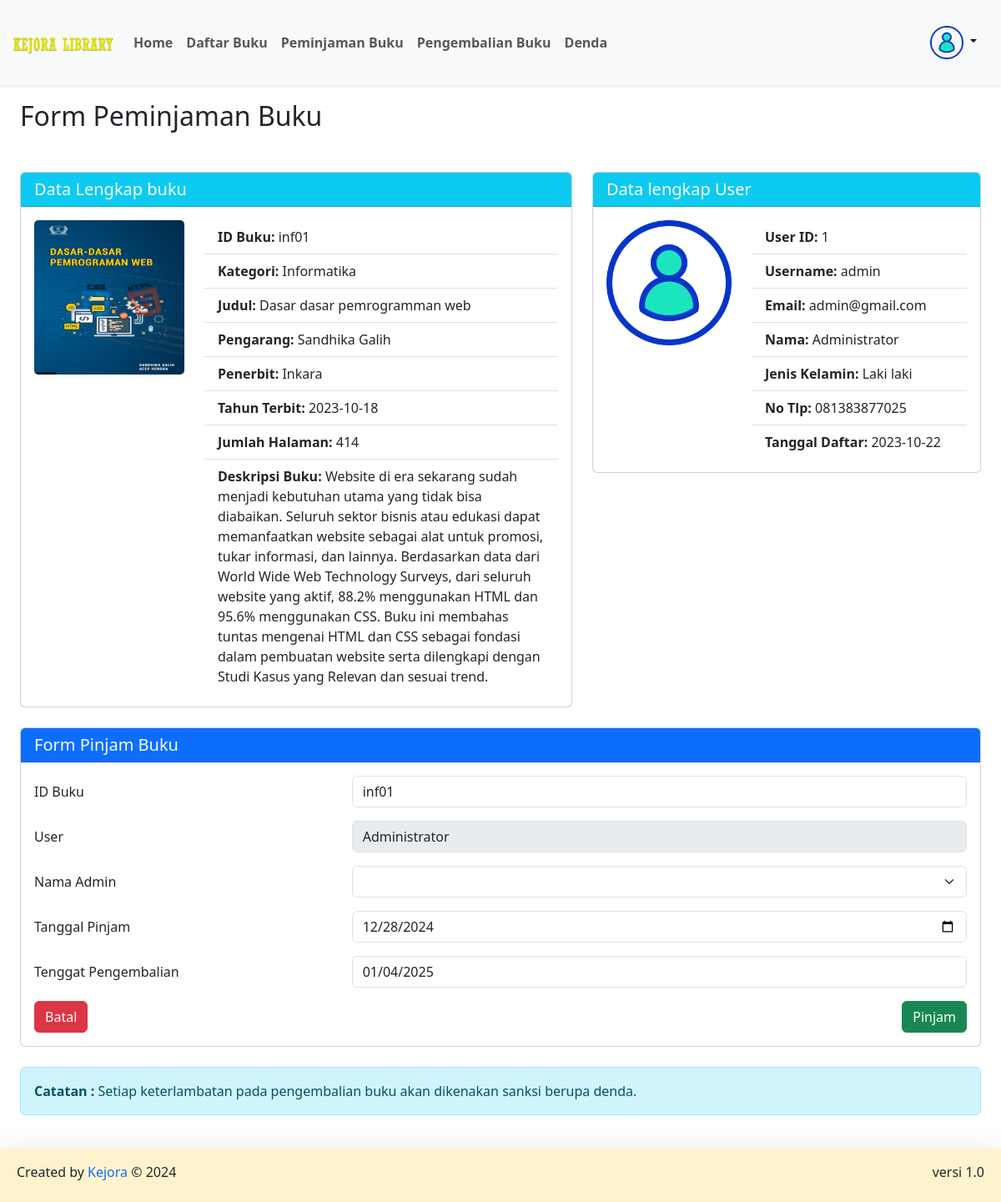
/user/pinjamBuku.php?id=inf01 (signed in), run on an earlier commit of the app's database.
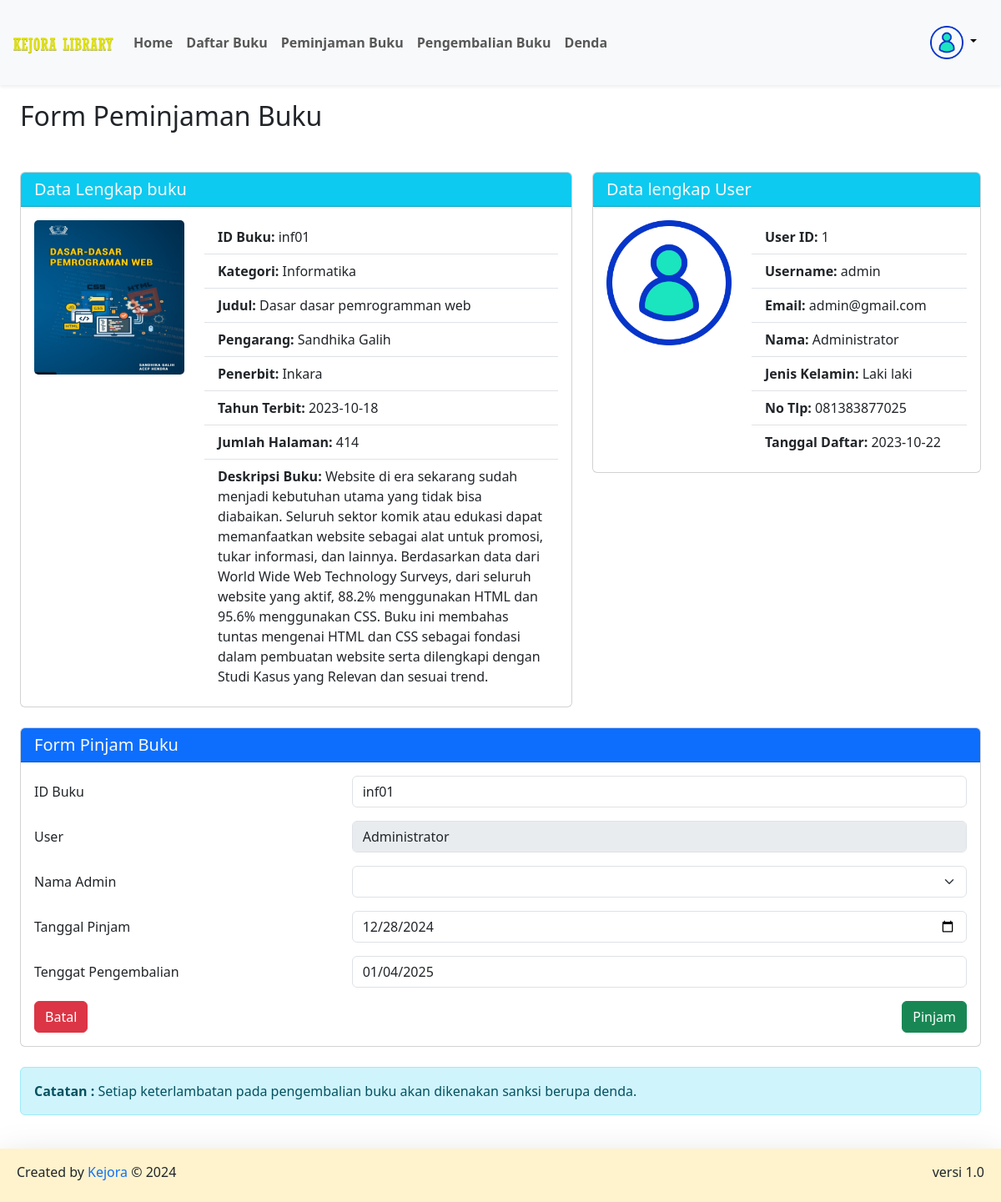
And on a later commit of the database.
### tables this page shows
CREATE TABLE
  `buku` (
    `cover` varchar(255) NOT NULL,
    `id_buku` varchar(20) NOT NULL,
    `kategori` varchar(255) NOT NULL,
    `judul` varchar(255) NOT NULL,
    `pengarang` varchar(255) NOT NULL,
    `penerbit` varchar(255) NOT NULL,
    `tahun_terbit` date NOT NULL,
    `jumlah_halaman` int NOT NULL,
    `buku_deskripsi` text NOT NULL
  );

CREATE TABLE
  `users` (
    `user_id` int NOT NULL,
    `email` varchar(100) DEFAULT NULL,
    `username` varchar(255) CHARACTER
    SET
      latin1 NOT NULL,
      `nama` varchar(255) NOT NULL,
      `password` varchar(255) NOT NULL,
      `jenis_kelamin` varchar(20) NOT NULL,
      `no_tlp` varchar(15) NOT NULL,
      `tgl_pendaftaran` date NOT NULL,
      `role` enum ('ADMIN', 'USER') NOT NULL
  );

### config/config.php (called while the page is built, shortened)
<?php
$host = "127.0.0.1";
$username = "root";
$password = "";
$database_name = "kejora_library";
$connection = mysqli_connect($host, $username, $password, $database_name);
function queryReadData($dataKategori)
{
  global $connection;
  $result = mysqli_query($connection, $dataKategori);
  $items = [];
  while ($item = mysqli_fetch_assoc($result)) {
    $items[] = $item;
  }
  return $items;
}

### user/pinjamBuku.php (the view, shortened to what this page needs)
<?php
require "../config/config.php";
$idBuku = $_GET["id"];
$query = queryReadData("SELECT * FROM buku WHERE id_buku = '$idBuku'");
$user_id = $_SESSION["users"]["user_id"];
$dataUser = queryReadData("SELECT * FROM users WHERE user_id = $user_id");
$admin = queryReadData("SELECT * FROM users WHERE role ='ADMIN'");
?>
<!DOCTYPE html>
<html lang="en">
<head>
  <link href="../assets/bootstrap/bootstrap.min.css" rel="stylesheet">
</head>
<body>
  <?php include 'navbar.php'; ?>
  <div class="p-4 mt-5">
    <h2 class="mt-5 mb-5">Form Peminjaman Buku</h2>
    <div class="row">
      <div class="col-7">
        <div class="card">
          <h5 class="card-header bg-info text-light">Data Lengkap buku</h5>
          <div class="card-body d-flex flex-wrap gap-5 justify-content-center">
            <?php foreach ($query as $item) : ?>
              <div class="d-flex align-items-start" style="width: 100%;">
                <p class="card-text me-4">
                  <img src="../assets/buku/<?= $item["cover"]; ?>" width="180px" height="185px" style="border-radius: 5px;">
                </p>
                <div class="w-100">
                  <ul class="list-group list-group-flush">
                    <li class="list-group-item"><strong>ID Buku:</strong> <?= $item["id_buku"]; ?></li>
                    <li class="list-group-item"><strong>Kategori:</strong> <?= $item["kategori"]; ?></li>
                    <li class="list-group-item"><strong>Judul:</strong> <?= $item["judul"]; ?></li>
                    <li class="list-group-item"><strong>Pengarang:</strong> <?= $item["pengarang"]; ?></li>
                    <li class="list-group-item"><strong>Penerbit:</strong> <?= $item["penerbit"]; ?></li>
                    <li class="list-group-item"><strong>Tahun Terbit:</strong> <?= $item["tahun_terbit"]; ?></li>
                    <li class="list-group-item"><strong>Jumlah Halaman:</strong> <?= $item["jumlah_halaman"]; ?></li>
                    <li class="list-group-item"><strong>Deskripsi Buku:</strong> <?= $item["buku_deskripsi"]; ?></li>
                  </ul>
                </div>
              </div>
            <?php endforeach; ?>
          </div>
        </div>
      </div>
      <div class="col-5">
        <div class="card">
          <h5 class=" card-header  bg-info text-light">Data lengkap User</h5>
          <div class="card-body d-flex flex-wrap gap-5 justify-content-center">
            <?php foreach ($dataUser as $item) : ?>
              <div class="d-flex align-items-start" style="width: 100%;">
                <p class="me-4">
                  <img src="../assets/img/user.png" width="150px" alt="Gambar Anggota">
                </p>
                <div class="w-100">
                  <ul class="list-group list-group-flush">
                    <li class="list-group-item"><strong>User ID:</strong> <?= $item["user_id"]; ?></li>
                    <li class="list-group-item"><strong>Username:</strong> <?= $item["username"]; ?></li>
                    <li class="list-group-item"><strong>Email:</strong> <?= $item["email"]; ?></li>
                    <li class="list-group-item"><strong>Nama:</strong> <?= $item["nama"]; ?></li>
                    <li class="list-group-item"><strong>Jenis Kelamin:</strong> <?= $item["jenis_kelamin"]; ?></li>
                    <li class="list-group-item"><strong>No Tlp:</strong> <?= $item["no_tlp"]; ?></li>
                    <li class="list-group-item"><strong>Tanggal Daftar:</strong> <?= $item["tgl_pendaftaran"]; ?></li>
                  </ul>
                </div>
              </div>
            <?php endforeach; ?>
          </div>
        </div>
      </div>
    </div>
    <div class="card mt-4">
      <h5 class="card-header bg-primary text-light">Form Pinjam Buku</h5>
      <div class="card-body d-flex flex-wrap gap-4 justify-content-center">
        <form action="" method="post" class="w-100">
          <div class="mb-3 row">
            <label for="idBuku" class="col-sm-4 col-form-label">ID Buku</label>
            <div class="col-sm-8">
              <input type="text" name="id_buku" class="form-control" id="idBuku" placeholder="id buku" value="<?= $idBuku ?>" readonly>
            </div>
          </div>
          <div class="mb-3 row">
            <label for="userId" class="col-sm-4 col-form-label">User</label>
            <div class="col-sm-8">
              <input type="text" name="name" class="form-control" value="<?php echo $_SESSION['users']['nama']; ?>" disabled>
            </div>
          </div>
          <div class="mb-3 row">
            <label for="adminSelect" class="col-sm-4 col-form-label">Nama Admin</label>
            <div class="col-sm-8">
              <select name="id" class="form-select" id="adminSelect" required>
                <option value="" disabled selected></option>
                <?php foreach ($admin as $item) : ?>
                  <option value="<?= $item['user_id']; ?>">
                  </option>
                <?php endforeach; ?>
              </select>
            </div>
          </div>
          <div class="mb-3 row">
            <label for="tglPeminjaman" class="col-sm-4 col-form-label">Tanggal Pinjam</label>
            <div class="col-sm-8">
              <input type="date" name="tgl_peminjaman" id="tglPeminjaman" class="form-control" placeholder="Tanggal Pinjam" onchange="setReturnDate()" value="<?= date('Y-m-d'); ?>" required>
            </div>
          </div>
          <div class="mb-3 row">
            <label for="tglPengembalian" class="col-sm-4 col-form-label">Tenggat Pengembalian</label>
            <div class="col-sm-8">
              <input type="date" name="tgl_pengembalian" id="tglPengembalian" class="form-control" placeholder="Tanggal Pengembalian" value="<?= date('Y-m-d', strtotime('+7 days')); ?>" readonly>
            </div>
          </div>
          <div class="d-flex justify-content-between">
            <a class="btn btn-danger" href="buku.php">Batal</a>
            <button type="submit" class="btn btn-success" name="pinjam">Pinjam</button>
          </div>
        </form>
      </div>
    </div>
    <div class="alert alert-info mt-4" role="alert"><span class="fw-bold">Catatan :</span> Setiap keterlambatan pada pengembalian buku akan dikenakan sanksi berupa denda.</div>
  </div>
  <footer class="bg-warning-subtle text-dark shadow-lg bg-subtle p-2">
    <div class="container-fluid d-flex justify-content-between">
      <p class="mt-2">Created by <span class="text-primary"> Kejora</span> © 2024</p>
      <p class="mt-2">versi 1.0</p>
    </div>
  </footer>
</body>
</html>

### user/navbar.php (shortened to what this page needs)
<nav class="navbar fixed-top bg-body-tertiary shadow-sm navbar-expand-lg bg-body-tertiary">
  <div class="container-fluid p-3">
    <a class="navbar-brand" href="#">
      <img src="../assets/img/fontkejora.png" alt="logo" width="120px">
    </a>
    <div class="collapse navbar-collapse" id="navbarText">
      <ul class="navbar-nav me-auto mb-2 mb-lg-0">
        <li class="nav-item">
          <a class="nav-link <?= basename($_SERVER['PHP_SELF']) == 'user.php' ? 'active' : ''; ?>" aria-current="page"
            href="user.php" style="font-weight: bold;">Home</a>
        </li>
        <li class=" nav-item">
          <a class="nav-link <?= basename($_SERVER['PHP_SELF']) == 'buku.php' ? 'active' : ''; ?>" href="buku.php"
            style="font-weight: bold;">Daftar Buku</a>
        </li>
        <li class="nav-item">
          <a class="nav-link <?= basename($_SERVER['PHP_SELF']) == 'peminjaman.php' ? 'active' : ''; ?>"
            href="peminjaman.php" style="font-weight: bold;">Peminjaman Buku</a>
        </li>
        <li class="nav-item">
          <a class="nav-link <?= basename($_SERVER['PHP_SELF']) == 'pengembalian.php' ? 'active' : ''; ?>"
            href="pengembalian.php" style="font-weight: bold;">Pengembalian Buku</a>
        </li>
        <li class="nav-item">
          <a class="nav-link <?= basename($_SERVER['PHP_SELF']) == 'denda.php' ? 'active' : ''; ?>" href="denda.php"
            style="font-weight: bold;">Denda</a>
        </li>
      </ul>
    </div>
    <div class="dropdown">
      <button class="btn btn-light dropdown-toggle" type="button" data-bs-toggle="dropdown" aria-expanded="false">
        <img src="../assets/img/user.png" alt="usersLogo" width="40px">
      </button>
    </div>
  </div>
</nav>

What changed in the data, as far as the page shows it:
changed buku "inf01": buku_deskripsi "…bisa diabaikan. Seluruh sektor bisnis atau edukasi dapat memanfaatkan…" → "…bisa diabaikan. Seluruh sektor komik atau edukasi dapat memanfaatkan…"
